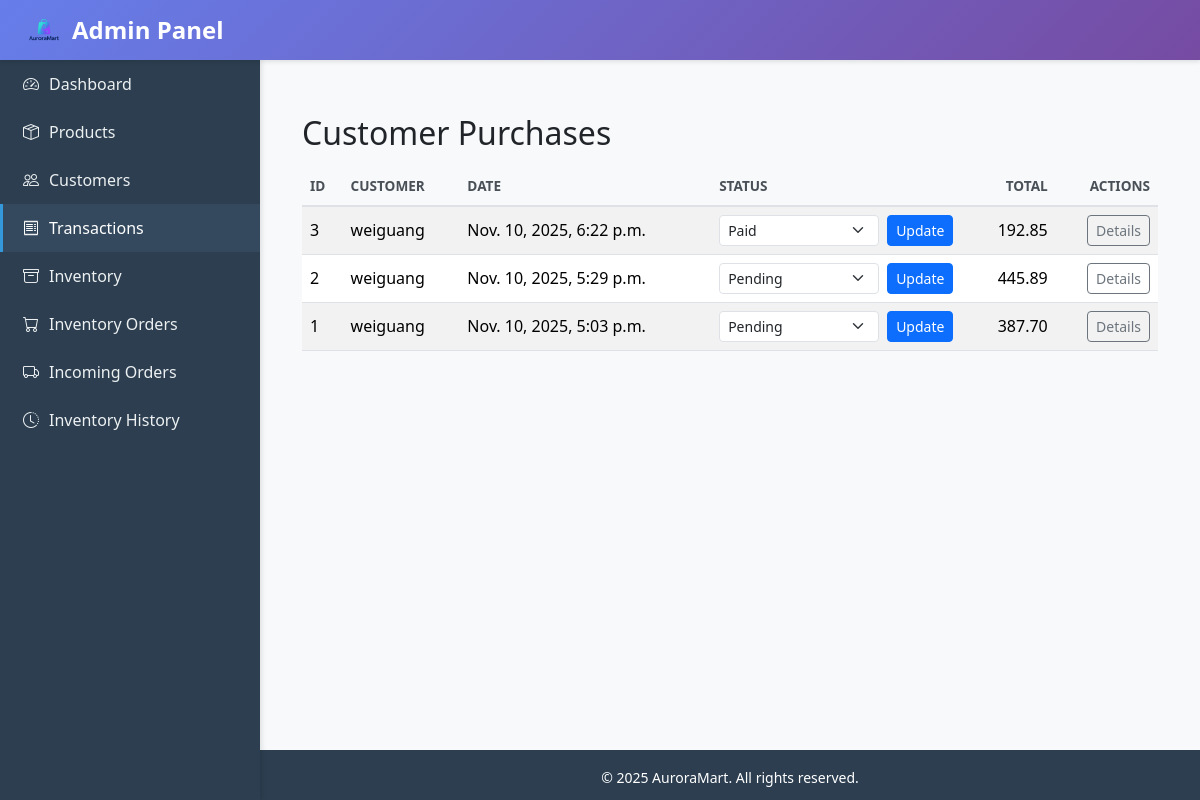
Before: /admin_panel/transaction/ with the older database file.
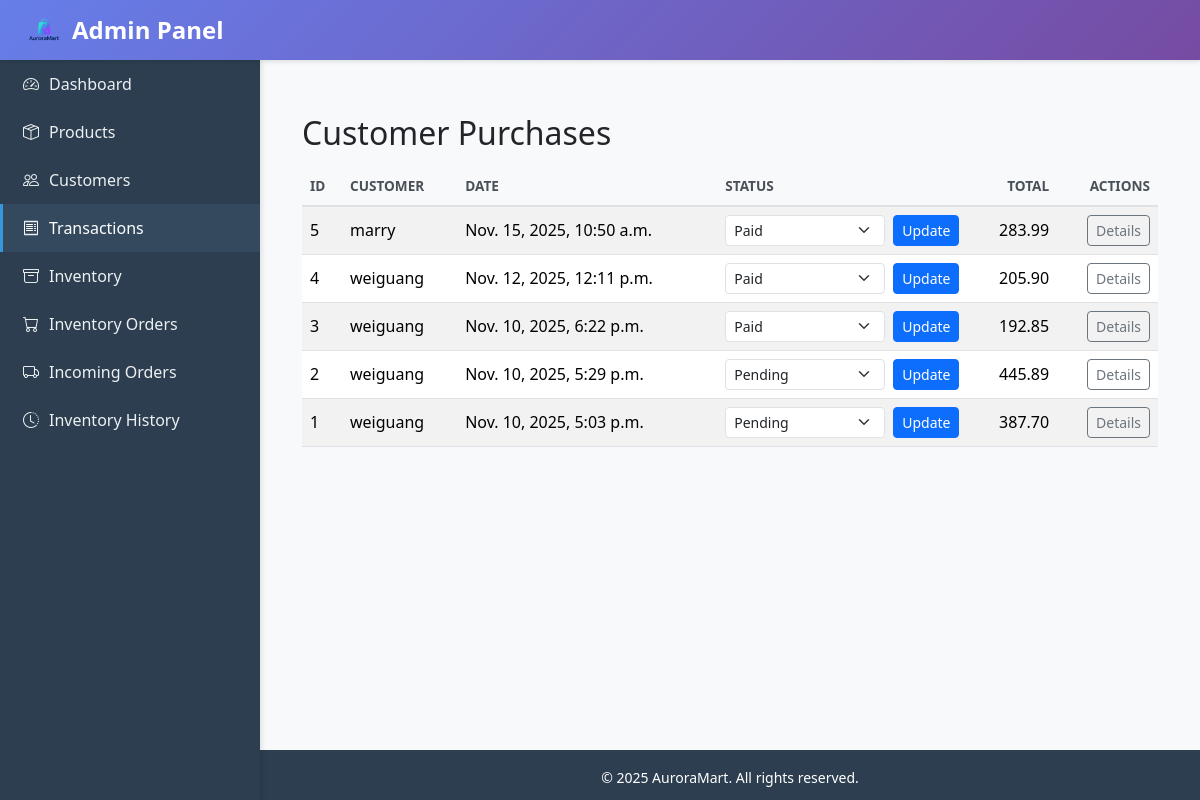
After: the same page with the newer database file.
### auroramart/models.py (models this page shows, shortened)
class Customer(models.Model):
    user = models.OneToOneField(
        User, related_name="customer_profile", on_delete=models.CASCADE, null=True, blank=True
    )
    age = models.PositiveIntegerField(null=True, blank=True)
    gender = models.CharField(max_length=100, blank=True)
    employment_status = models.CharField(max_length=255, blank=True)
    occupation = models.CharField(max_length=255, blank=True)
    education = models.CharField(max_length=255, blank=True)
    household_size = models.PositiveIntegerField(null=True, blank=True)
    has_children = models.BooleanField(default=False)
    monthly_income_sgd = models.DecimalField(
        max_digits=12, decimal_places=2, null=True, blank=True
    )
    preferred_category = models.ForeignKey(
        Category, null=True, blank=True, on_delete=models.SET_NULL
    )
    class Meta:
        ordering = ["id"]

### ecommercemodule/models.py (models this page shows, shortened)
class Order(models.Model):
    class StatusChoices(models.TextChoices):
        PENDING = "PENDING", "Pending"
        PAID = "PAID", "Paid"
        CANCELLED = "CANCELLED", "Cancelled"
    customer = models.ForeignKey(
        Customer, related_name="orders", on_delete=models.CASCADE
    )
    created_at = models.DateTimeField(auto_now_add=True)
    status = models.CharField(
        max_length=20, choices=StatusChoices.choices, default=StatusChoices.PENDING
    )
    total_amount = models.DecimalField(
        max_digits=12, decimal_places=2, validators=[MinValueValidator(0)]
    )
    class Meta:
        ordering = ["-created_at"]

### admin_panel/views.py (the view, shortened to what this page needs)
# urls.py: path("transaction/", views.transaction_list, name="transaction_list"),
def transaction_list(request):
    orders = Order.objects.select_related('customer').all()
    transactions = Transaction.objects.select_related('customer').all()
    unified = []
    for o in orders:
        unified.append({
            'source': 'order',
            'id': o.pk,
            'customer': o.customer,
            'customer_name': _customer_display(o.customer),
            'date': o.created_at,
            'total': o.total_amount,
            'status': getattr(o, 'status', ''),
        })
    unified.sort(key=lambda r: r['date'], reverse=True)
    return render(request, 'admin_panel/transaction_list.html', {'records': unified})

### admin_panel/views.py (called while the page is built)
def _customer_display(customer: Customer) -> str:
    try:
        if customer and getattr(customer, 'user', None):
            user = customer.user
            if getattr(user, 'username', ''):
                return user.username
            full_name = f"{getattr(user, 'first_name', '')} {getattr(user, 'last_name', '')}".strip()
            if full_name:
                return full_name
    except Exception:
        pass
    return f"Customer #{getattr(customer, 'pk', '')}"

### ecommercemodule/context_processors.py (called while the page is built)
def cart_item_count(request):
    cart = None
    if not hasattr(request, "session"):
        return {"cart_item_count": 0}
    if request.user.is_authenticated:
        profile, _ = Customer.objects.get_or_create(user=request.user)
        cart = Cart.objects.filter(customer=profile).first()
    else:
        session_key = request.session.session_key
        if not session_key:
            request.session.create()
            session_key = request.session.session_key
        cart = Cart.objects.filter(session_key=session_key).first()
    if not cart:
        return {"cart_item_count": 0}
    total = cart.items.aggregate(total=Sum("quantity"))["total"] or 0
    return {"cart_item_count": total}

### admin_panel/templates/admin_panel/transaction_list.html (shortened to what this page needs)
{% extends "base.html" %}
{% block content %}
<div class="container py-4">
    <div class="d-flex justify-content-between align-items-center mb-3">
        <h2 class="mb-0">Customer Purchases</h2>
    </div>
    <div class="table-responsive">
        <table class="table table-striped table-hover align-middle">
            <thead class="table-light">
                <tr>
                    <th scope="col">ID</th>
                    <th scope="col">Customer</th>
                    <th scope="col">Date</th>
                    <th scope="col">Status</th>
                    <th scope="col" class="text-end">Total</th>
                    <th scope="col" class="text-end">Actions</th>
                </tr>
            </thead>
            <tbody>
                {% for r in records %}
                <tr>
                    <td>{{ r.id }}</td>
                    <td>{{ r.customer_name }}</td>
                    <td>{{ r.date }}</td>
                    <td>
                        {% if r.source == 'order' %}
                            <form method="post" action="{% url 'admin_panel:order_update_status' r.id %}" class="d-flex gap-2 align-items-center">
                                <select name="status" class="form-select form-select-sm" style="max-width: 160px;">
                                    <option value="PENDING" {% if r.status == 'PENDING' %}selected{% endif %}>Pending</option>
                                    <option value="PAID" {% if r.status == 'PAID' %}selected{% endif %}>Paid</option>
                                </select>
                                <button class="btn btn-sm btn-primary" type="submit">Update</button>
                            </form>
                        {% else %}
                            <span class="badge text-bg-secondary">N/A</span>
                        {% endif %}
                    </td>
                    <td class="text-end">{{ r.total }}</td>
                    <td class="text-end">
                        <a href="{% url 'admin_panel:transaction_detail' r.id %}" class="btn btn-sm btn-outline-secondary">Details</a>
                    </td>
                </tr>
                {% empty %}
                <tr>
                    <td colspan="6" class="text-center text-muted py-4">No purchases found.</td>
                </tr>
                {% endfor %}
            </tbody>
        </table>
    </div>
</div>
{% endblock %}

Changed rows visible on the page:
added Customer: id "5", customer_name "marry", date "Nov. 15, 2025, 10:50 a.m.", status "Paid", total "283.99"
now on one of the page's lists (row unchanged): Customer: id "1", customer_name "weiguang", date "Nov. 10, 2025, 5:03 p.m.", total "387.70"
computed for Customer "weiguang": id "3" → "4"; date "Nov. 10, 2025, 6:22 p.m." → "Nov. 12, 2025, 12:11 p.m."; total "192.85" → "205.90"; id "2" → "3"; date "Nov. 10, 2025, 5:29 p.m." → "Nov. 10, 2025, 6:22 p.m."; status "Pending" → "Paid"; total "445.89" → "192.85"; id "1" → "2"; date "Nov. 10, 2025, 5:03 p.m." → "Nov. 10, 2025, 5:29 p.m."; total "387.70" → "445.89"
